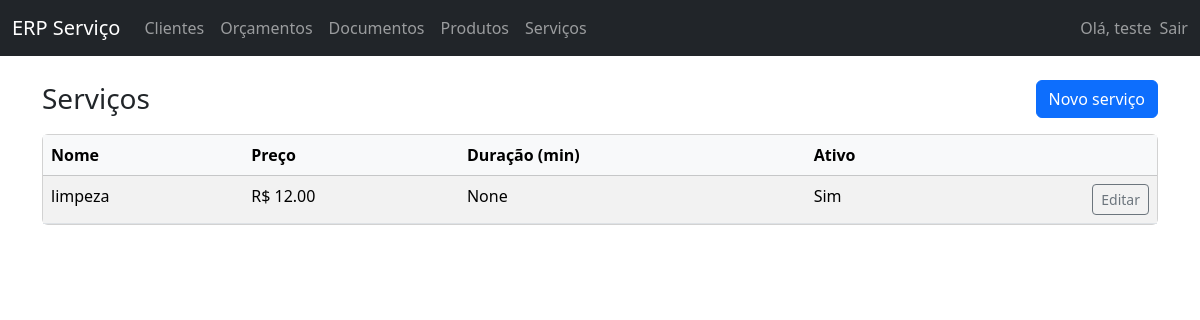
The page /servicos/ (signed in) on the database its author committed.
### core/models.py (models this page shows, shortened)
class Servico(models.Model):
    empresa = models.ForeignKey(Empresa, on_delete=models.CASCADE)
    nome = models.CharField(max_length=150)
    descricao = models.TextField(blank=True, null=True)
    preco = models.DecimalField(max_digits=10, decimal_places=2)
    duracao_minutos = models.PositiveIntegerField(blank=True, null=True)
    ativo = models.BooleanField(default=True)

### core/views.py (the view)
# urls.py: path('servicos/', views.servico_list, name='servico_list'),
@login_required
def servico_list(request):
    empresa = get_empresa_from_user(request.user)
    servicos = Servico.objects.filter(empresa=empresa).order_by('nome')
    return render(request, 'core/servico_list.html', {'servicos': servicos})

### core/utils.py (called while the page is built)
def get_empresa_from_user(user):
    if not hasattr(user, 'perfil'):
        raise ImproperlyConfigured('Usuário sem perfil configurado.')
    return user.perfil.empresa

### core/templates/core/servico_list.html (shortened to what this page needs)
{% extends 'core/base.html' %}
{% block content %}
<div class="d-flex justify-content-between align-items-center mb-3">
  <h1 class="h3 mb-0">Serviços</h1>
  <a href="{% url 'core:servico_create' %}" class="btn btn-primary">Novo serviço</a>
</div>
<div class="card">
  <div class="card-body p-0">
    <div class="table-responsive">
      <table class="table table-striped mb-0">
        <thead class="table-light">
          <tr>
            <th>Nome</th>
            <th>Preço</th>
            <th>Duração (min)</th>
            <th>Ativo</th>
            <th></th>
          </tr>
        </thead>
        <tbody>
        {% for s in servicos %}
          <tr>
            <td>{{ s.nome }}</td>
            <td>R$ {{ s.preco }}</td>
            <td>{{ s.duracao_minutos }}</td>
            <td>{{ s.ativo|yesno:"Sim,Não" }}</td>
            <td class="text-end">
              <a href="{% url 'core:servico_update' s.pk %}" class="btn btn-sm btn-outline-secondary">
                Editar
              </a>
            </td>
          </tr>
        {% empty %}
          <tr>
            <td colspan="5" class="text-center">Nenhum serviço cadastrado.</td>
          </tr>
        {% endfor %}
        </tbody>
      </table>
    </div>
  </div>
</div>
{% endblock %}

### core/templates/core/base.html (shortened to what this page needs)
<!DOCTYPE html>
<html lang="pt-br">
<head>
  <link href="https://cdn.jsdelivr.net/npm/bootstrap@5.3.3/dist/css/bootstrap.min.css" rel="stylesheet">
</head>
<body>
  <nav class="navbar navbar-expand-lg navbar-dark bg-dark mb-4">
    <div class="container-fluid">
      <a class="navbar-brand" href="{% url 'core:dashboard' %}">ERP Serviço</a>
      <div class="collapse navbar-collapse" id="navbarNav">
        <ul class="navbar-nav me-auto mb-2 mb-lg-0">
          <li class="nav-item">
            <a class="nav-link" href="{% url 'core:cliente_list' %}">Clientes</a>
          </li>
          <li class="nav-item">
            <a class="nav-link" href="{% url 'core:orcamento_list' %}">Orçamentos</a>
          </li>
          <li class="nav-item">
            <a class="nav-link" href="{% url 'core:documento_list' %}">Documentos</a>
          </li>
          <li class="nav-item">
            <a class="nav-link" href="{% url 'core:produto_list' %}">Produtos</a>
          </li>
          <li class="nav-item">
            <a class="nav-link" href="{% url 'core:servico_list' %}">Serviços</a>
          </li>
        </ul>
        <ul class="navbar-nav ms-auto mb-2 mb-lg-0">
          {% if user.is_authenticated %}
          <li class="nav-item me-2">
            <span class="navbar-text">
              Olá, {{ user.username }}
            </span>
          </li>
          <li class="nav-item">
            <form method="post" action="{% url 'logout' %}">
              <button type="submit" class="nav-link btn btn-link p-0 m-0 align-baseline">
                Sair
              </button>
            </form>
          </li>
          {% else %}
          <li class="nav-item">
            <a class="nav-link" href="{% url 'login' %}">Entrar</a>
          </li>
          {% endif %}
        </ul>
      </div>
    </div>
  </nav>
  <div class="container">
    {% block content %}{% endblock %}
  </div>
</body>
</html>

### rows shown on the page
Servico: nome "limpeza", preco "12.00", duracao_minutos "None", ativo "Sim"

### other values the page prints
{{ user.username }} "teste"
